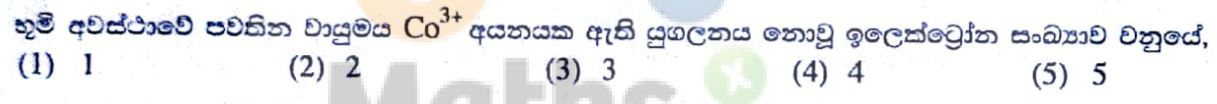
#> input picture uploads/1.JPG, 1217 x 104 px
$ python -i sinhala-ocr.py   (imports and definitions only)
#> lines starting #> are read from the running program, lines starting #| are printed output that depends on the picture; after the words box and inside, x2 and y2 are one past the last pixel; in counts of white or black regions, pixels touching at a corner belong together
# @author: BLK Gayan
# @purpose: Read Sinhala characters in a image/photo

# import the necessary packages
from PIL import Image
import pytesseract
import argparse
import cv2
import os
import numpy as np

def convert_to_sinhala_text(filepath, scale=80):
	# load the example image and convert it to grayscale
#> called with filepath = 'uploads/1.JPG', scale = 80
	image = cv2.imread(filepath)
#> image is the input picture: shape (104, 1217, 3); mean B, G, R 236, 234, 233.2

	#resize image
	scale_percent = scale # percent of original size
	width = int(image.shape[1] * scale_percent / 100)
#> width = 973
	height = int(image.shape[0] * scale_percent / 100)
#> height = 83
	dim = (width, height)
#> dim = (973, 83)
	resized_image = cv2.resize(image, dim, interpolation = cv2.INTER_AREA)
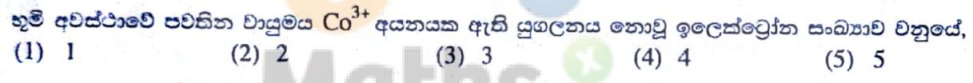
#> resized_image: shape (83, 973, 3); mean B, G, R 236, 234, 233.2

	# grayscale image
	gray = cv2.cvtColor(resized_image, cv2.COLOR_BGR2GRAY)
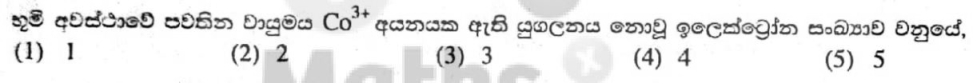
#> gray: shape (83, 973); min 11, max 255, mean 234

	# check to see if we should apply thresholding to preprocess the image
	gray = cv2.threshold(gray, 0, 255, cv2.THRESH_BINARY | cv2.THRESH_OTSU)[1]
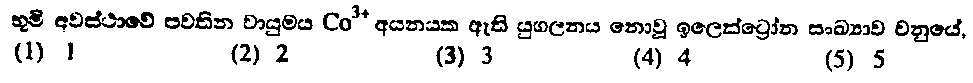
#> gray: shape (83, 973); 90.4% white; 75 black regions (4 under 20 px), largest, box (x1, y1, x2, y2) and area: (108, 12, 154, 28) 371, (930, 19, 962, 36) 238, (742, 19, 770, 40) 213

	# make a check to see if median blurring should be done to remove noise
	gray = cv2.medianBlur(gray, 3)
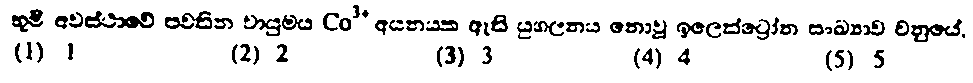
#> gray: shape (83, 973); 90.5% white; 73 black regions (5 under 20 px), largest, box (x1, y1, x2, y2) and area: (911, 19, 962, 42) 422, (108, 12, 154, 28) 377, (244, 15, 281, 36) 248

	# write the grayscale image to disk as a temporary file so we can apply OCR to it
	filename = "{}.png".format(os.getpid())
	cv2.imwrite(filename, gray)

	# load the image as a PIL/Pillow image, apply OCR, and then delete the temporary file
#> (the run stopped early here; a loop or call above may not have finished)
